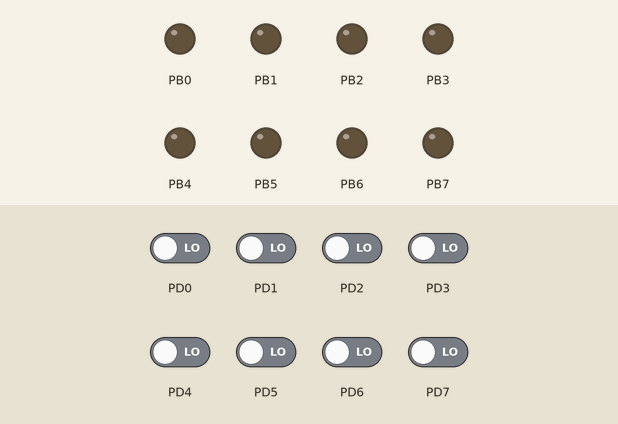
A program run on a simulated ATmega2560, built with avr-gcc and emulated at 16 MHz. Parts: output pins drawn as LEDs (lit = HIGH). The inputs (shaded band) are chosen by the test bench; at power-on: PD0–7 LOW.

Above: at 1.2 s.
1.3 s: PD0 driven HIGH
At 2.1 s:
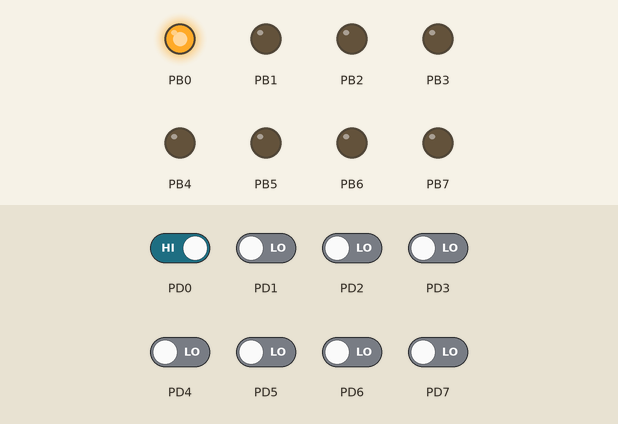
2.8 s: PD1 driven HIGH
At 3.3 s:
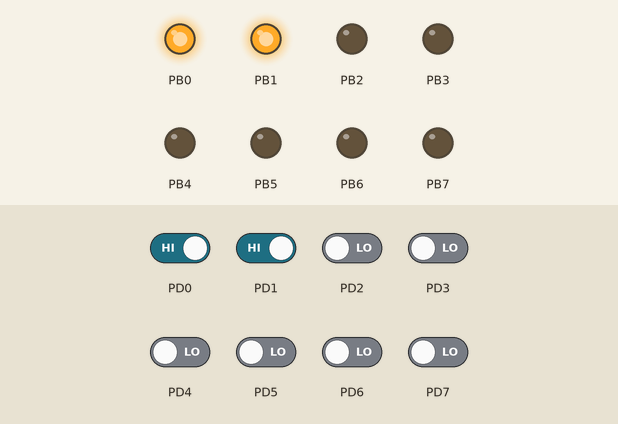
4.3 s: PD2 driven HIGH
At 5.5 s:
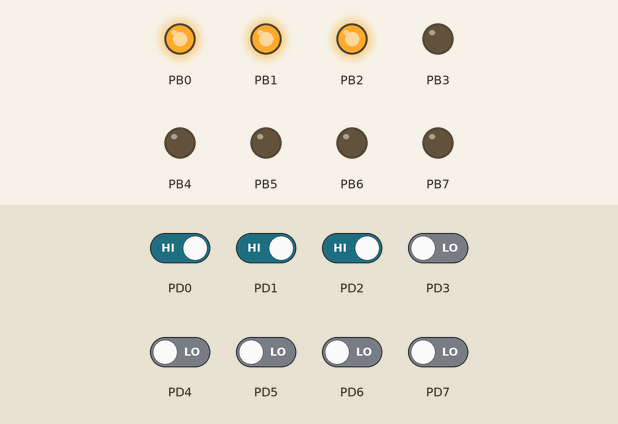
5.8 s: PD3 driven HIGH
At 6.8 s:
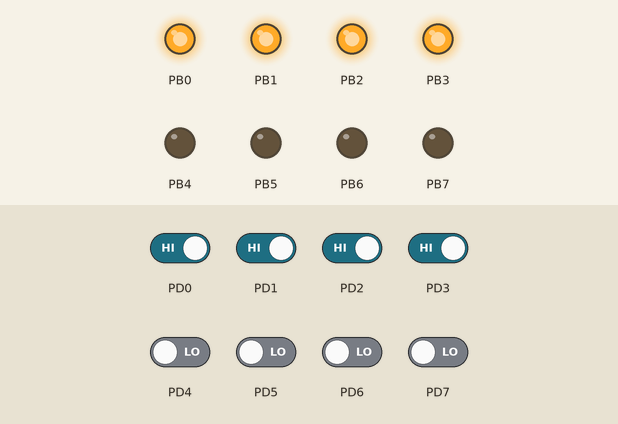
7.3 s: PD4 driven HIGH
At 7.9 s:
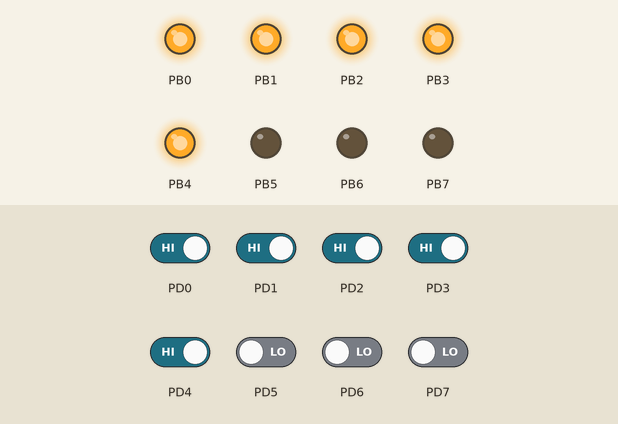
8.8 s: PD5 driven HIGH
At 10.2 s:
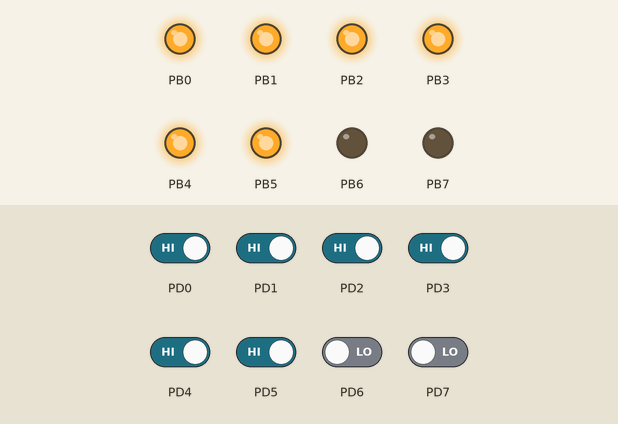
Timing chart, 0 to 11.3 s (numbered marks = the images above; inputs shaded):
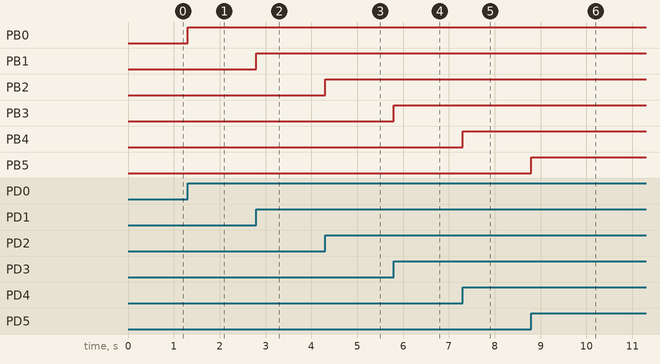

The program:

main.c
```c
/*
 * Task1_4_SW_and_LED.c
 *
 * Created: 9/20/2018 8:14:25 AM
 * Author : KNIGHT
 */

#include <avr/io.h>


int main(void)
{
/* Hardware configuration:
PORT A = free
PORT B ??= LED
PORT C = free
PORT D = push button
*/ uint8_t state = 0;
	DDRD = 0; //  // Data direction PORTD to Input
	DDRB = 0xFF;  //Data direction PORTB on output
    /* Replace with your application code */
    while (1)
    {
		if (state != PIND)
		{
			state = PIND ;
			PORTB = state;
		}

	}
}
```

Measured:
- after the input at 1.3 s, PB0: LOW → HIGH at once
- after the input at 2.8 s, PB1: LOW → HIGH at once
- after the input at 4.3 s, PB2: LOW → HIGH at once
- after the input at 5.8 s, PB3: LOW → HIGH at once
- after the input at 7.3 s, PB4: LOW → HIGH at once
- after the input at 8.8 s, PB5: LOW → HIGH at once
